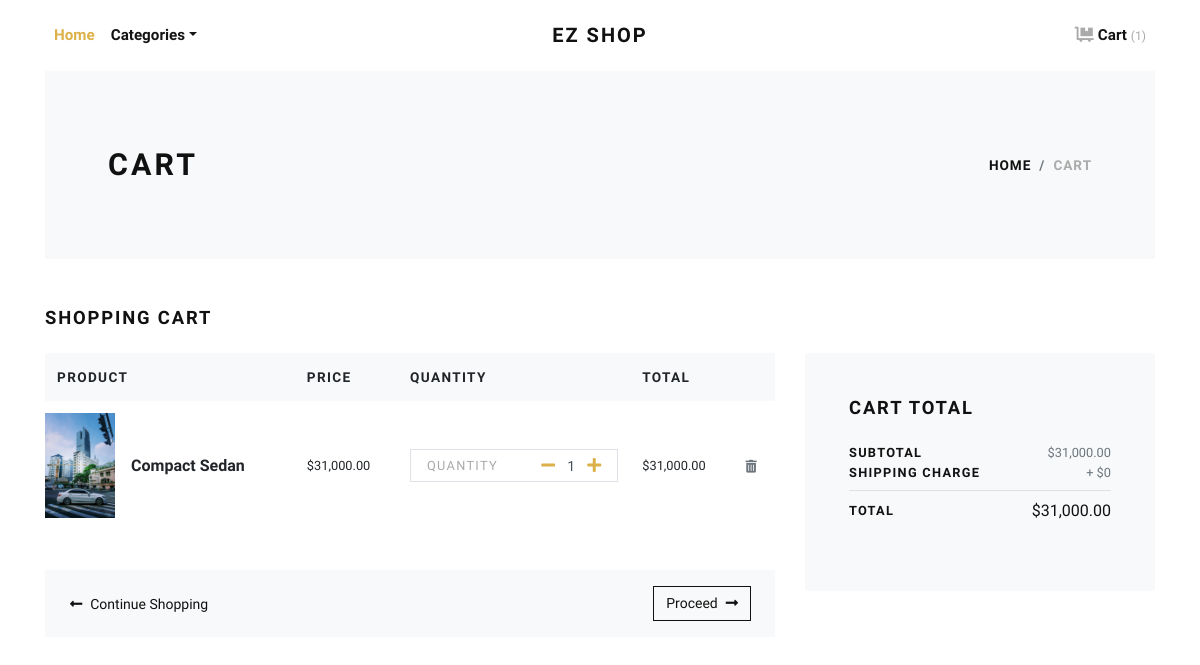
Page /cart/ on the committed database.
### estore/models.py (models this page shows, shortened)
class Cart(models.Model):
    product = models.ForeignKey(Product, verbose_name="Product", on_delete=models.CASCADE)
    quantity = models.PositiveIntegerField(default=1, verbose_name="Quantity")
    created_at = models.DateTimeField(auto_now_add=True, verbose_name="Created Date")
    @property
    def total_price(self):
        return self.quantity * self.product.price

class Product(models.Model):
    title = models.CharField(max_length=150, verbose_name="Product Title")
    product_image = models.ImageField(upload_to='product', blank=True, null=True, verbose_name="Product Image")
    price = models.DecimalField(max_digits=8, decimal_places=2)
    category = models.ForeignKey(Category, verbose_name="Product Categoy", on_delete=models.CASCADE)
    created_at = models.DateTimeField(auto_now_add=True, verbose_name="Created Date")
    class Meta:
        verbose_name_plural = 'Products'
        ordering = ('-created_at', )

### estore/views.py (the view)
# urls.py: path('cart/', views.cart, name="cart"),
def cart(request):
    cart_products = Cart.objects.all()
    amount = cart_total()
    shipping_amount = decimal.Decimal(0)
    context = {
        'cart_products': cart_products,
        'amount': amount,
        'shipping_amount': shipping_amount,
        'total_amount': amount + shipping_amount
    }
    return render(request, 'estore/cart.html', context)

### estore/context_helper.py (called while the page is built)
def store_menu(request):
    categories = Category.objects.filter()
    context = {
        'categories_menu': categories,
    }
    return context

def cart_menu(request):
    cart_items = Cart.objects.all()
    context = { 'cart_items': cart_items }
    return context

### estore/views.py (called while the page is built)
def cart_total():
    amount = decimal.Decimal(0)
    cart_items = [item for item in Cart.objects.all()]
    if cart_items:
        for item in cart_items:
            temp_amount = (item.quantity * item.product.price)
            amount += temp_amount
    return amount

### estore/templates/estore/cart.html (shortened to what this page needs)
{% extends 'estore/base.html' %}
{% load static %}
{% load humanize %}
{% block content %}
<div class="container">
  <section class="py-5 bg-light">
    <div class="container">
      <div class="row px-4 px-lg-5 py-lg-4 align-items-center">
        <div class="col-lg-6">
          <h1 class="h2 text-uppercase mb-0">Cart</h1>
        </div>
        <div class="col-lg-6 text-lg-right">
          <nav aria-label="breadcrumb">
            <ol class="breadcrumb justify-content-lg-end mb-0 px-0">
              <li class="breadcrumb-item"><a href="{% url 'estore:home' %}">Home</a></li>
              <li class="breadcrumb-item active" aria-current="page">Cart</li>
            </ol>
          </nav>
        </div>
      </div>
    </div>
  </section>
  {% if cart_products %}
  <section class="py-5">
    <h2 class="h5 text-uppercase mb-4">Shopping cart</h2>
    <div class="row">
      <div class="col-lg-8 mb-4 mb-lg-0">
        <div class="table-responsive mb-4">
          <table class="table">
            <thead class="bg-light">
              <tr>
                <th class="border-0" scope="col"> <strong class="text-small text-uppercase">Product</strong></th>
                <th class="border-0" scope="col"> <strong class="text-small text-uppercase">Price</strong></th>
                <th class="border-0" scope="col"> <strong class="text-small text-uppercase">Quantity</strong></th>
                <th class="border-0" scope="col"> <strong class="text-small text-uppercase">Total</strong></th>
                <th class="border-0" scope="col"> </th>
              </tr>
            </thead>
            <tbody>
              {% for cart_product in cart_products %}
              <tr>
                <th class="pl-0 border-0" scope="row">
                  <div class="media align-items-center">
                    <img src="{{cart_product.product.product_image.url}}" alt="{{cart_product.product.title}}"
                      width="70" />
                    <div class="media-body ml-3">
                      <strong class="h6">{{cart_product.product.title}}</strong>
                    </div>
                  </div>
                </th>
                <td class="align-middle border-0">
                  <p class="mb-0 small">${{cart_product.product.price|intcomma}}</p>
                </td>
                <td class="align-middle border-0">
                  <div class="border d-flex align-items-center justify-content-between px-3"><span
                      class="small text-uppercase text-gray headings-font-family">Quantity</span>
                    <div class="quantity">
                      <a href="{% url 'estore:decrement-cart' cart_product.id %}" class="dec-btn p-0 ml-2"><i
                          class="fas fa-minus"></i></a>
                      <input class="form-control form-control-sm border-0 shadow-0 p-0" type="text"
                        value="{{cart_product.quantity}}" />
                      <a href="{% url 'estore:increment-cart' cart_product.id %}" class="inc-btn p-0"><i
                          class="fas fa-plus"></i></a>
                    </div>
                  </div>
                </td>
                <td class="align-middle border-0">
                  <p class="mb-0 small">${{cart_product.total_price|intcomma}}</p>
                </td>
                <td class="align-middle border-0"><a class="reset-anchor"
                    href="{% url 'estore:remove-from-cart' cart_product.id %}"><i
                      class="fas fa-trash-alt small text-muted"></i></a></td>
              </tr>
              {% endfor %}
            </tbody>
          </table>
        </div>
        <div class="bg-light px-4 py-3">
          <div class="row align-items-center text-center">
            <div class="col-md-6 mb-3 mb-md-0 text-md-left"><a class="btn btn-link p-0 text-dark btn-sm"
                href="{% url 'estore:home' %}"><i class="fas fa-long-arrow-alt-left mr-2"> </i>Continue Shopping</a>
            </div>
            <div class="col-md-6 text-md-right"><a class="btn btn-outline-dark btn-sm"
                href="#">Proceed<i class="fas fa-long-arrow-alt-right ml-2"></i></a></div>
          </div>
        </div>
      </div>
      <div class="col-lg-4">
        <div class="card border-0 rounded-0 p-lg-4 bg-light">
          <div class="card-body">
            <h5 class="text-uppercase mb-4">Cart total</h5>
            <ul class="list-unstyled mb-0">
              <li class="d-flex align-items-center justify-content-between"><strong
                  class="text-uppercase small font-weight-bold">Subtotal</strong><span
                  class="text-muted small">${{amount|intcomma}}</span></li>
              <li class="d-flex align-items-center justify-content-between"><strong
                  class="text-uppercase small font-weight-bold">Shipping Charge</strong><span class="text-muted small">+
                  ${{shipping_amount}}</span></li>
              <li class="border-bottom my-2"></li>
              <li class="d-flex align-items-center justify-content-between mb-4"><strong
                  class="text-uppercase small font-weight-bold">Total</strong><span>${{total_amount|intcomma}}</span>
              </li>
            </ul>
          </div>
        </div>
      </div>
    </div>
  </section>
  {% else %}
  <div class="text-center py-5">
    <h3 class="mb-3">Your cart is empty.</h3>
    <a href="{% url 'estore:home' %}"><i class="fas fa-long-arrow-alt-left mr-2"> </i>Continue Shopping</a>
  </div>
  {% endif %}
</div>
{% endblock content %}

### static/css/style.default.css (style rules this page uses)
.text-small { font-size: 0.85rem !important; }
.text-gray { color: #aaa !important; }
strong { font-weight: 700; }
.quantity { display: -ms-flexbox; display: flex; -ms-flex-align: center; align-items: center; font-family: inherit; }
.quantity input { width: 2rem; text-align: center; }
.text-uppercase { text-transform: uppercase; letter-spacing: 0.1em; }
.border { border: 1px solid #dee2e6 !important; }
.shadow-0 { box-shadow: none !important; }
.reset-anchor { color: inherit; transition: all 0.3s; }
.headings-font-family { font-family: inherit !important; }
.btn { font-weight: 400; border: 1px solid transparent; font-family: inherit; padding: 0.375rem 1.5rem; font-size: 1rem; line-height: 1.5; border-radius: 0; transition: color 0.15s ease-in-out, background-color 0.15s ease-in-out, border-color 0.15s ease-in-out, box-shadow 0.15s ease-in-out; }
.btn-link { font-weight: 400; color: #dcb14a; }
.btn-outline-dark { color: #111111; background-color: transparent; background-image: none; border-color: #111111; }
.btn-sm { padding: 0.375rem 0.75rem; font-size: 0.875rem; line-height: 1.5; border-radius: 0; }
body { font-family: "Libre Franklin", sans-serif; font-size: 1rem; font-weight: 400; line-height: 1.5; color: #111111; background-color: #fff; }
a { color: #dcb14a; text-decoration: none; }
h1, h2, h3, h4, h5, h6, .h1, .h2, .h3, .h4, .h5, .h6 { margin-bottom: 0.5rem; font-family: inherit; font-weight: 900; line-height: 1.2; color: inherit; }
h1, .h1 { font-size: 2.2rem; }
h2, .h2 { font-size: 1.9rem; }
h5, .h5 { font-size: 1.15rem; }
h6, .h6 { font-size: 1rem; }
small, .small { font-size: 80%; font-weight: 400; }
.bg-light { background-color: #f8f9fa !important; }
.text-dark { color: #111111 !important; }
.form-control { padding: 0.375rem 0.75rem; font-size: 1rem; line-height: 1.5; color: #495057; background-color: #fff; border: 1px solid #ced4da; border-radius: 0; transition: border-color 0.15s ease-in-out, box-shadow 0.15s ease-in-out; }
.form-control::placeholder { color: #adb5bd; font-size: 0.85rem; font-weight: 400; }
.form-control-sm { padding: 0.25rem 0.5rem; font-size: 0.875rem; line-height: 1.5; border-radius: 0; }
.card { background-color: #fff; border: 1px solid rgba(17, 17, 17, 0.125); border-radius: 0; }
.card-body { padding: 1.25rem; }
.breadcrumb { background: #f8f9fa; }
.breadcrumb-item { font-size: 0.85rem; text-transform: uppercase; letter-spacing: 0.07em; font-weight: 900; color: #111111; }
.breadcrumb-item a { color: inherit; transition: all 0.3s; }
.breadcrumb-item.active { color: #aaa; }

### rows in the picture
Cart: product.product_image (picture), product "Compact Sedan", product.price "31,000.00", quantity "1", total_price "31,000.00"

### other values in the picture
{{ cart_items.count }} "1"
{{ amount|intcomma }} "31,000.00"
{{ shipping_amount }} "0"
{{ total_amount|intcomma }} "31,000.00"
